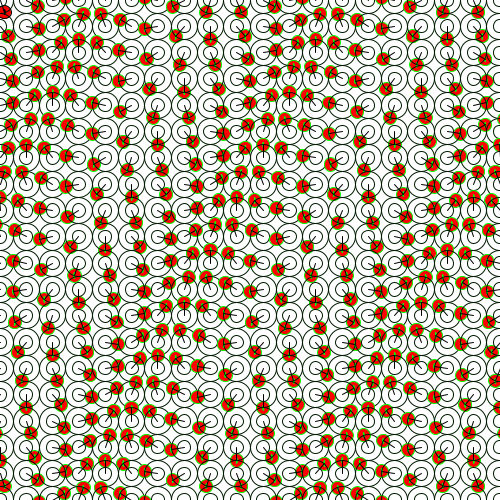
Frame 1 (no input)
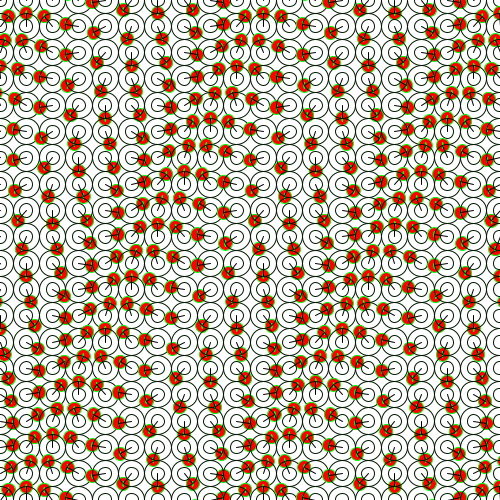
Frame 60 (the mouse pressed at the canvas centre just before this capture)
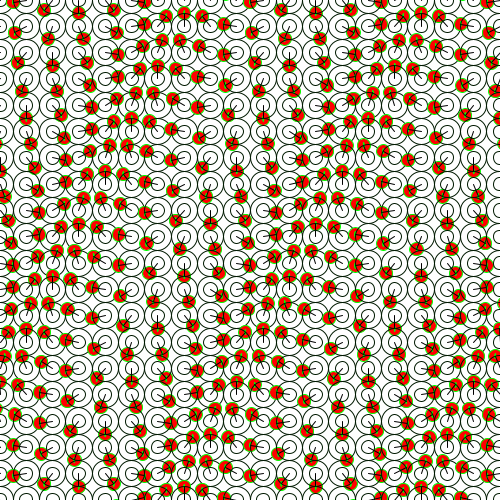
Frame 120 (the mouse held since frame 60 and released just before this capture)

The Processing sketch that drew these frames (run headless with seeded random() and noise(); from frame 60 on, the mouse is pressed at the canvas centre):

// Processing sketch: processing_150955
// ── processing_150955.pde

// variable used to store the current frame rate value
int frame_rate_value;

void setup() {
  size(500, 500);

  frame_rate_value = 9;
  frameRate(frame_rate_value);
  rectMode(CENTER);
  background(255);
}


void draw() {

  background(255);

  int num = 20;
  int margin = 0;
  float gutter = 0; //distance between each cell
  float cellsize = ( width - (2 * margin) - gutter * (num - 1) ) / (num - 1);

  int circleNumber = 0; // counter
  for (int i=0; i<num; i++) {
    for (int j=0; j<num; j++) {
      circleNumber = (i * num) + j; // different way to calculate the circle number from w2_04

      float tx = margin + cellsize * i + gutter * i;
      float ty = margin + cellsize * j + gutter * j;

      movingCircle(tx, ty, cellsize, circleNumber);
    }
  }
} //end of draw 


void movingCircle(float x, float y, float size, int circleNum) {

  float finalAngle;
  finalAngle = frameCount + circleNum;

  //the rotating angle for each tempX and tempY postion is affected by frameRate and angle;  
  float tempX = x + (size / 2) * sin(PI / frame_rate_value * finalAngle);
  float tempY = y + (size / 2) * cos(PI / frame_rate_value * finalAngle);

  //noStroke();
  
  fill(255,0,0);
  ellipse (tempX, tempY, size/2, size/2);
  ellipse (tempX , tempY, 1, size/5);
  //rect(tempX, tempY, size/3, size/3);
  //fill(255,0,0);
  //rect(tempX, tempY, size/5, size/5);
  //rect(tempX, tempY, 1, size*5);
  stroke(0);
  fill(255,0,0);
  stroke(0);
  line(x, y, tempX, tempY);
  stroke(0,25,0);
  noFill();
  ellipse(x,y, size,size);
  ellipse(x,y, size/2,size/2);
  stroke(0,255,0);
  
  
  
}


/*
 * keyReleased function
 *
 * called automatically by Processing when a keyboard key is released
 */
void keyReleased() {

  // right arrow -- increase frame_rate_value
  if (keyCode == RIGHT && frame_rate_value < 60) {
    frame_rate_value++;
  }

  // left arrow -- decrease frame_rate_value
  if ( keyCode == LEFT && frame_rate_value > 1) {
    frame_rate_value--;
  }

  // set the frameRate and print current value on the screen
  frameRate(frame_rate_value);
  println("Current frame Rate is: " + frame_rate_value);
}
